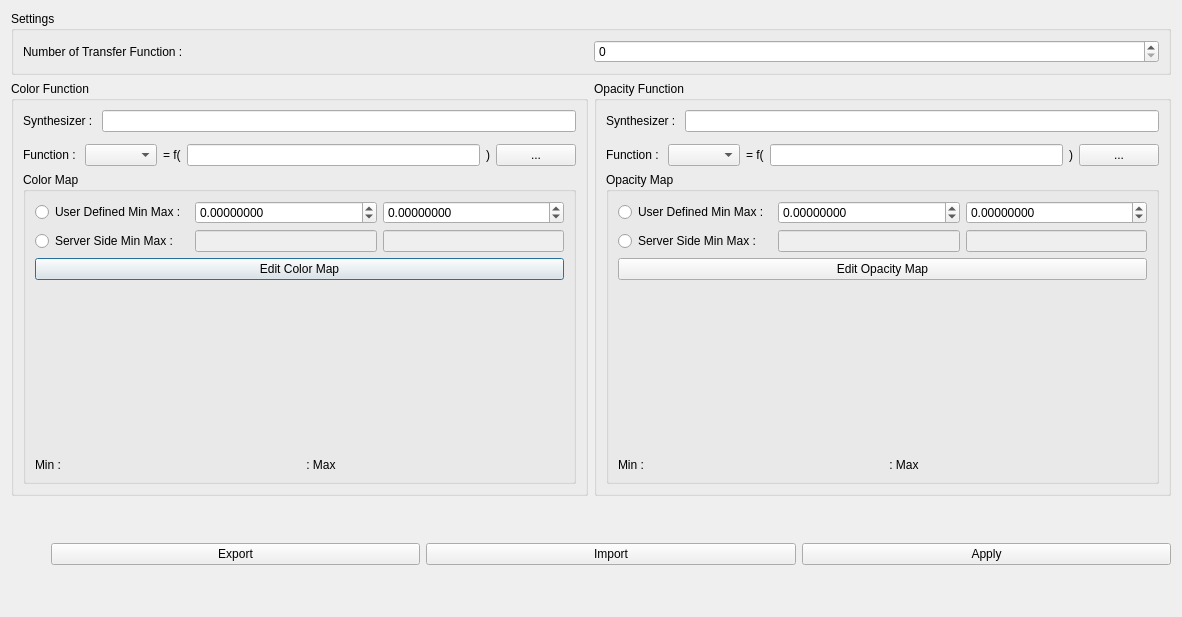
<?xml version="1.0" encoding="UTF-8"?>
<ui version="4.0">
 <class>TransferFunctionEditor</class>
 <widget class="QDialog" name="TransferFunctionEditor">
  <property name="geometry">
   <rect>
    <x>0</x>
    <y>0</y>
    <width>1182</width>
    <height>617</height>
   </rect>
  </property>
  <property name="windowTitle">
   <string>TransferFunctionEditor</string>
  </property>
  <layout class="QGridLayout" name="gridLayout">
   <item row="1" column="0" rowspan="2">
    <widget class="QGroupBox" name="groupBox">
     <property name="title">
      <string>Color Function</string>
     </property>
     <layout class="QGridLayout" name="gridLayout_7">
      <item row="2" column="0" colspan="6">
       <widget class="Line" name="line_2">
        <property name="orientation">
         <enum>Qt::Vertical</enum>
        </property>
       </widget>
      </item>
      <item row="5" column="0" colspan="6">
       <widget class="QGroupBox" name="groupBox_3">
        <property name="title">
         <string>Color Map</string>
        </property>
        <layout class="QGridLayout" name="gridLayout_2">
         <item row="4" column="3">
          <widget class="QLabel" name="colorMapMinLabel">
           <property name="text">
            <string>Min : </string>
           </property>
          </widget>
         </item>
         <item row="1" column="3" colspan="2">
          <widget class="QPushButton" name="editColorMapPushButton">
           <property name="text">
            <string>Edit Color Map</string>
           </property>
          </widget>
         </item>
         <item row="0" column="3" colspan="2">
          <layout class="QGridLayout" name="gridLayout_4">
           <item row="1" column="1">
            <widget class="QRadioButton" name="colorServerSideMinMaxRadioButton">
             <property name="text">
              <string>Server Side Min Max : </string>
             </property>
            </widget>
           </item>
           <item row="0" column="1">
            <widget class="QRadioButton" name="colorUserDefinedMinMaxRadioButton">
             <property name="text">
              <string>User Defined Min Max : </string>
             </property>
            </widget>
           </item>
           <item row="0" column="2">
            <widget class="QDoubleSpinBox" name="colorUserDefinedMinDoubleSpinBox">
             <property name="decimals">
              <number>8</number>
             </property>
             <property name="minimum">
              <double>-9999999999999.000000000000000</double>
             </property>
             <property name="maximum">
              <double>9999999999999.000000000000000</double>
             </property>
            </widget>
           </item>
           <item row="0" column="3">
            <widget class="QDoubleSpinBox" name="colorUserDefinedMaxDoubleSpinBox">
             <property name="decimals">
              <number>8</number>
             </property>
             <property name="minimum">
              <double>-9999999999999.000000000000000</double>
             </property>
             <property name="maximum">
              <double>9999999999999.000000000000000</double>
             </property>
            </widget>
           </item>
           <item row="1" column="2">
            <widget class="QLineEdit" name="colorServerSideMinLineEdit">
             <property name="enabled">
              <bool>false</bool>
             </property>
            </widget>
           </item>
           <item row="1" column="3">
            <widget class="QLineEdit" name="colorServerSideMaxLineEdit">
             <property name="enabled">
              <bool>false</bool>
             </property>
            </widget>
           </item>
          </layout>
         </item>
         <item row="2" column="3" colspan="2">
          <widget class="ColorMap" name="colorMapBar" native="true">
           <property name="minimumSize">
            <size>
             <width>0</width>
             <height>80</height>
            </size>
           </property>
          </widget>
         </item>
         <item row="4" column="4">
          <widget class="QLabel" name="colorMapMaxLabel">
           <property name="text">
            <string> : Max</string>
           </property>
          </widget>
         </item>
         <item row="3" column="3" colspan="2">
          <widget class="Histogram" name="colorHistogram" native="true">
           <property name="minimumSize">
            <size>
             <width>0</width>
             <height>80</height>
            </size>
           </property>
          </widget>
         </item>
        </layout>
       </widget>
      </item>
      <item row="4" column="0" colspan="6">
       <layout class="QHBoxLayout" name="horizontalLayout_5">
        <item>
         <widget class="QLabel" name="label_8">
          <property name="text">
           <string>Function : </string>
          </property>
         </widget>
        </item>
        <item>
         <widget class="QComboBox" name="colorFunctionComboBox"/>
        </item>
        <item>
         <widget class="QLabel" name="label_12">
          <property name="text">
           <string>= f(</string>
          </property>
         </widget>
        </item>
        <item>
         <widget class="QLineEdit" name="colorFunctionVariableLineEdit"/>
        </item>
        <item>
         <widget class="QLabel" name="label_10">
          <property name="text">
           <string>)</string>
          </property>
         </widget>
        </item>
        <item>
         <widget class="QPushButton" name="colorFunctionListEditorPushButton">
          <property name="text">
           <string>...</string>
          </property>
         </widget>
        </item>
       </layout>
      </item>
      <item row="0" column="0" colspan="6">
       <layout class="QHBoxLayout" name="horizontalLayout_6">
        <item>
         <widget class="QLabel" name="label_6">
          <property name="text">
           <string>Synthesizer : </string>
          </property>
         </widget>
        </item>
        <item>
         <widget class="QLineEdit" name="colorSynthesizerLineEdit"/>
        </item>
       </layout>
      </item>
     </layout>
    </widget>
   </item>
   <item row="4" column="0" colspan="2">
    <layout class="QHBoxLayout" name="horizontalLayout">
     <item>
      <spacer name="horizontalSpacer">
       <property name="orientation">
        <enum>Qt::Vertical</enum>
       </property>
       <property name="sizeHint" stdset="0">
        <size>
         <width>40</width>
         <height>20</height>
        </size>
       </property>
      </spacer>
     </item>
     <item>
      <widget class="QPushButton" name="exportPushButton">
       <property name="text">
        <string>Export</string>
       </property>
      </widget>
     </item>
     <item>
      <widget class="QPushButton" name="importPushButton">
       <property name="text">
        <string>Import</string>
       </property>
      </widget>
     </item>
     <item>
      <widget class="QPushButton" name="applyPushButton">
       <property name="text">
        <string>Apply</string>
       </property>
      </widget>
     </item>
    </layout>
   </item>
   <item row="1" column="1" rowspan="2">
    <widget class="QGroupBox" name="groupBox_5">
     <property name="title">
      <string>Opacity Function</string>
     </property>
     <layout class="QGridLayout" name="gridLayout_8">
      <item row="4" column="0" colspan="3">
       <widget class="QGroupBox" name="groupBox_4">
        <property name="title">
         <string>Opacity Map</string>
        </property>
        <layout class="QGridLayout" name="gridLayout_3">
         <item row="1" column="0" colspan="2">
          <widget class="QPushButton" name="editOpacityMapPushButton">
           <property name="text">
            <string>Edit Opacity Map</string>
           </property>
          </widget>
         </item>
         <item row="4" column="0">
          <widget class="QLabel" name="opacityMapMinLabel">
           <property name="text">
            <string>Min : </string>
           </property>
          </widget>
         </item>
         <item row="0" column="0" colspan="2">
          <layout class="QGridLayout" name="gridLayout_5">
           <item row="0" column="1">
            <widget class="QDoubleSpinBox" name="opacityUserDefinedMinDoubleSpinBox">
             <property name="decimals">
              <number>8</number>
             </property>
             <property name="minimum">
              <double>-9999999999999.000000000000000</double>
             </property>
             <property name="maximum">
              <double>9999999999999.000000000000000</double>
             </property>
             <property name="value">
              <double>0.000000000000000</double>
             </property>
            </widget>
           </item>
           <item row="0" column="0">
            <widget class="QRadioButton" name="opacityUserDefinedMinMaxRadioButton">
             <property name="text">
              <string>User Defined Min Max : </string>
             </property>
            </widget>
           </item>
           <item row="0" column="2">
            <widget class="QDoubleSpinBox" name="opacityUserDefinedMaxDoubleSpinBox">
             <property name="decimals">
              <number>8</number>
             </property>
             <property name="minimum">
              <double>-9999999999999.000000000000000</double>
             </property>
             <property name="maximum">
              <double>9999999999999.000000000000000</double>
             </property>
            </widget>
           </item>
           <item row="1" column="0">
            <widget class="QRadioButton" name="opacityServerSideMinMaxRadioButton">
             <property name="text">
              <string>Server Side Min Max : </string>
             </property>
            </widget>
           </item>
           <item row="1" column="1">
            <widget class="QLineEdit" name="opacityServerSideMinLineEdit">
             <property name="enabled">
              <bool>false</bool>
             </property>
            </widget>
           </item>
           <item row="1" column="2">
            <widget class="QLineEdit" name="opacityServerSideMaxLineEdit">
             <property name="enabled">
              <bool>false</bool>
             </property>
            </widget>
           </item>
          </layout>
         </item>
         <item row="2" column="0" colspan="2">
          <widget class="OpacityMap" name="opacityMapBar" native="true">
           <property name="minimumSize">
            <size>
             <width>0</width>
             <height>80</height>
            </size>
           </property>
          </widget>
         </item>
         <item row="4" column="1">
          <widget class="QLabel" name="opacityMapMaxLabel">
           <property name="text">
            <string> : Max</string>
           </property>
          </widget>
         </item>
         <item row="3" column="0" colspan="2">
          <widget class="Histogram" name="opacityHistogram" native="true">
           <property name="minimumSize">
            <size>
             <width>0</width>
             <height>80</height>
            </size>
           </property>
          </widget>
         </item>
        </layout>
       </widget>
      </item>
      <item row="3" column="0" colspan="3">
       <layout class="QHBoxLayout" name="horizontalLayout_4">
        <item>
         <widget class="QLabel" name="label_15">
          <property name="text">
           <string>Function : </string>
          </property>
         </widget>
        </item>
        <item>
         <widget class="QComboBox" name="opacityFunctionComboBox"/>
        </item>
        <item>
         <widget class="QLabel" name="label_14">
          <property name="text">
           <string>= f(</string>
          </property>
         </widget>
        </item>
        <item>
         <widget class="QLineEdit" name="opacityFunctionVariableLineEdit"/>
        </item>
        <item>
         <widget class="QLabel" name="label_16">
          <property name="text">
           <string>)</string>
          </property>
         </widget>
        </item>
        <item>
         <widget class="QPushButton" name="opacityFunctionListEditorPushButton">
          <property name="text">
           <string>...</string>
          </property>
         </widget>
        </item>
       </layout>
      </item>
      <item row="2" column="0" colspan="3">
       <widget class="Line" name="line">
        <property name="orientation">
         <enum>Qt::Vertical</enum>
        </property>
       </widget>
      </item>
      <item row="1" column="0" colspan="3">
       <layout class="QHBoxLayout" name="horizontalLayout_7">
        <item>
         <widget class="QLabel" name="label_7">
          <property name="text">
           <string>Synthesizer : </string>
          </property>
         </widget>
        </item>
        <item>
         <widget class="QLineEdit" name="opacitySynthesizerLineEdit"/>
        </item>
       </layout>
      </item>
     </layout>
    </widget>
   </item>
   <item row="0" column="0" colspan="2">
    <widget class="QGroupBox" name="groupBox_2">
     <property name="title">
      <string>Settings</string>
     </property>
     <layout class="QGridLayout" name="gridLayout_6">
      <item row="1" column="0">
       <layout class="QHBoxLayout" name="horizontalLayout_8">
        <item>
         <widget class="QLabel" name="label_5">
          <property name="text">
           <string>Number of Transfer Function : </string>
          </property>
         </widget>
        </item>
        <item>
         <widget class="QSpinBox" name="numberOfTransferFunctionSpinBox"/>
        </item>
       </layout>
      </item>
     </layout>
    </widget>
   </item>
  </layout>
 </widget>
 <customwidgets>
  <customwidget>
   <class>ColorMap</class>
   <extends>QWidget</extends>
   <header>Widgets/ColorMap.h</header>
   <container>1</container>
  </customwidget>
  <customwidget>
   <class>OpacityMap</class>
   <extends>QWidget</extends>
   <header>Widgets/OpacityMap.h</header>
   <container>1</container>
  </customwidget>
  <customwidget>
   <class>Histogram</class>
   <extends>QWidget</extends>
   <header>Widgets/Histogram.h</header>
   <container>1</container>
  </customwidget>
 </customwidgets>
 <resources/>
 <connections/>
</ui>
